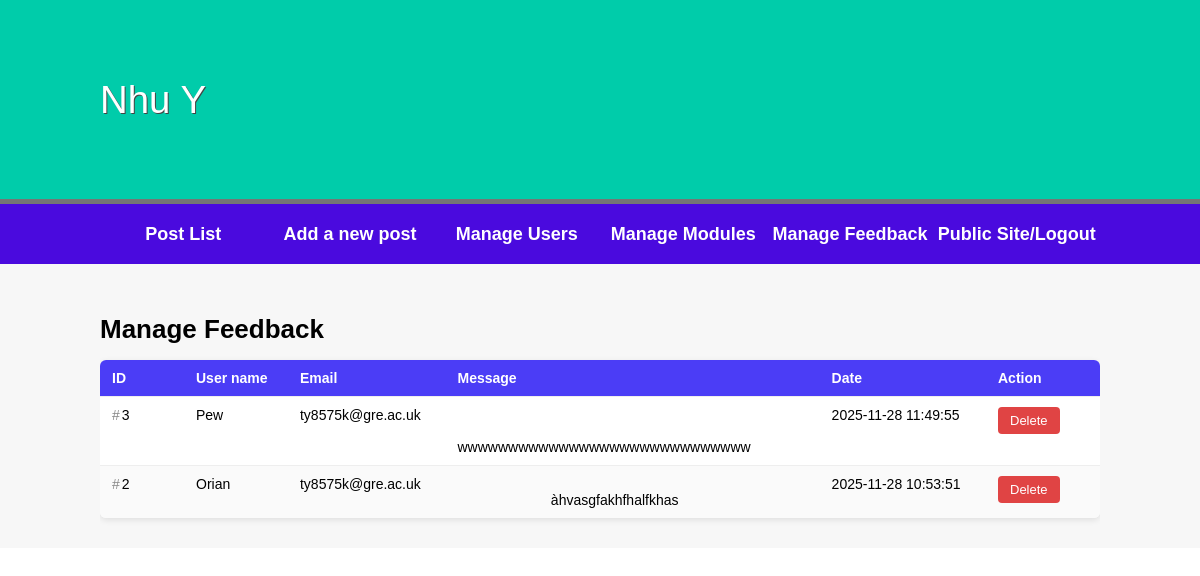
The page /admin/manage_feedback.php (signed in) on the database its author committed.
### tables this page shows
CREATE TABLE `feedback` (
  `id` int(11) NOT NULL,
  `name` varchar(100) NOT NULL,
  `email` varchar(150) NOT NULL,
  `message` text NOT NULL,
  `feedbackdate` datetime DEFAULT current_timestamp()
);

### admin/manage_feedback.php (called while the page is built, shortened)
<?php
try {
    include '../includes/DatabaseConnection.php';
    $sql = 'SELECT * FROM feedback ORDER BY id DESC';
    $stmt = $pdo->query($sql);
    $feedbacks = $stmt->fetchAll();
    include '../templates/admin_feedback.html.php';
} catch (PDOException $e) {
    $title  = 'An error has occurred';
    $output = 'Database error: ' . $e->getMessage();
}
include '../templates/admin_layout.html.php';
?>

### templates/admin_feedback.html.php (the view, shortened to what this page needs)
<div class="feedback-container">
    <h2 class="feedback-title">Manage Feedback</h2>
    <?php if (empty($feedbacks)): ?>
        <p class="feedback-empty">No feedback found.</p>
    <?php else: ?>
        <table class="feedback-table">
            <thead>
                <tr>
                    <th>ID</th>
                    <th>User name</th>
                    <th>Email</th>
                    <th>Message</th>
                    <th>Date</th>
                    <th>Action</th>
                </tr>
            </thead>
            <tbody>
            <?php foreach ($feedbacks as $fb): ?>
                <tr>
                    <td class="feedback-id"><?= htmlspecialchars($fb['id']) ?></td>
                    <td><?= htmlspecialchars($fb['name'] ?? '') ?></td>
                    <td><?= htmlspecialchars($fb['email'] ?? '') ?></td>
                    <td class="feedback-message">
                        <?= nl2br(htmlspecialchars($fb['message'] ?? '')) ?>
                    </td>
                    <td><?= htmlspecialchars($fb['feedbackdate'] ?? '') ?></td>
                    <td class="feedback-actions">
                        <form method="post" action="" class="feedback-form"
                              onsubmit="return confirm('Delete this feedback?');">
                            <button type="submit" name="delete_feedback" class="btn-delete">
                                Delete
                            </button>
                        </form>
                    </td>
                </tr>
            <?php endforeach; ?>
            </tbody>
        </table>
    <?php endif; ?>
</div>

### post.css (style rules this page uses)
* { margin: 0; padding: 0; }
body { font-family: Arial, Helvetica, Sans-serif; }
body { font-size: 1.2em; font-family: arial, helvetica, sans-serif }
form { overflow: auto; clear: both; display: block; }

### templates/admin_feedback.css (style rules this page uses)
.feedback-container { max-width: 1000px; margin: 30px auto; font-family: Arial, sans-serif; }
.feedback-title { font-size: 26px; font-weight: bold; margin-bottom: 15px; }
.feedback-table { width: 100%; border-collapse: collapse; background: #fff; border-radius: 6px; overflow: hidden; box-shadow: 0 2px 6px rgba(0,0,0,0.1); font-size: 14px; }
.feedback-table thead { background: #4b3df6; color: #fff; }
.feedback-table th, .feedback-table td { padding: 10px 12px; text-align: left; border-bottom: 1px solid #eee; vertical-align: top; }
.feedback-table tbody tr:nth-child(even) { background: #fafafa; }
.feedback-table tbody tr:last-child td { border-bottom: none; }
.feedback-id { width: 60px; }
.feedback-id::before { content: "#"; color: #888; margin-right: 2px; }
.feedback-message { max-width: 320px; white-space: pre-wrap; word-wrap: break-word; }
.feedback-actions { text-align: center; width: 90px; }
.feedback-form { display: inline-block; margin: 0; }
.btn-delete { border: none; padding: 6px 12px; border-radius: 4px; background: #e04444; color: #fff; font-size: 13px; cursor: pointer; }

### rows shown on the page
feedback: id "3", name "Pew", email "ty8575k@gre.ac.uk", message "wwwwwwwwwwwwwwwwwwwwwwwwwwwww", feedbackdate "2025-11-28 11:49:55"
feedback: id "2", name "Orian", email "ty8575k@gre.ac.uk", message "àhvasgfakhfhalfkhas", feedbackdate "2025-11-28 10:53:51"
